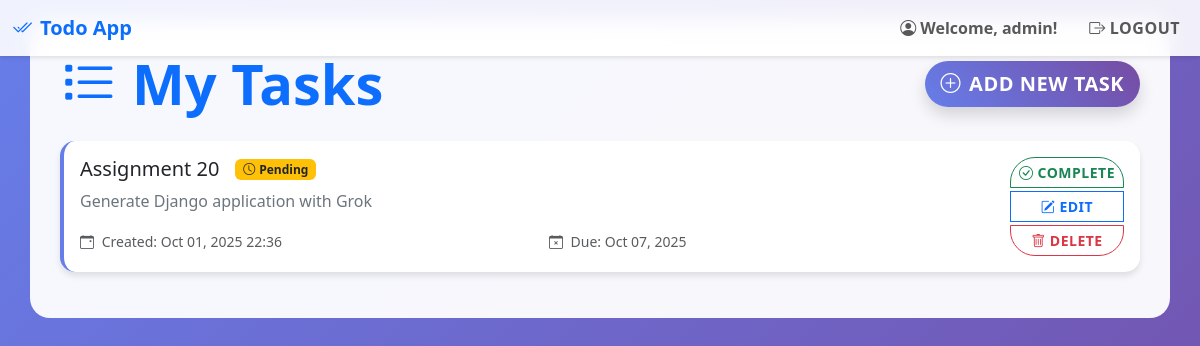
The app's page / (signed in), older data.
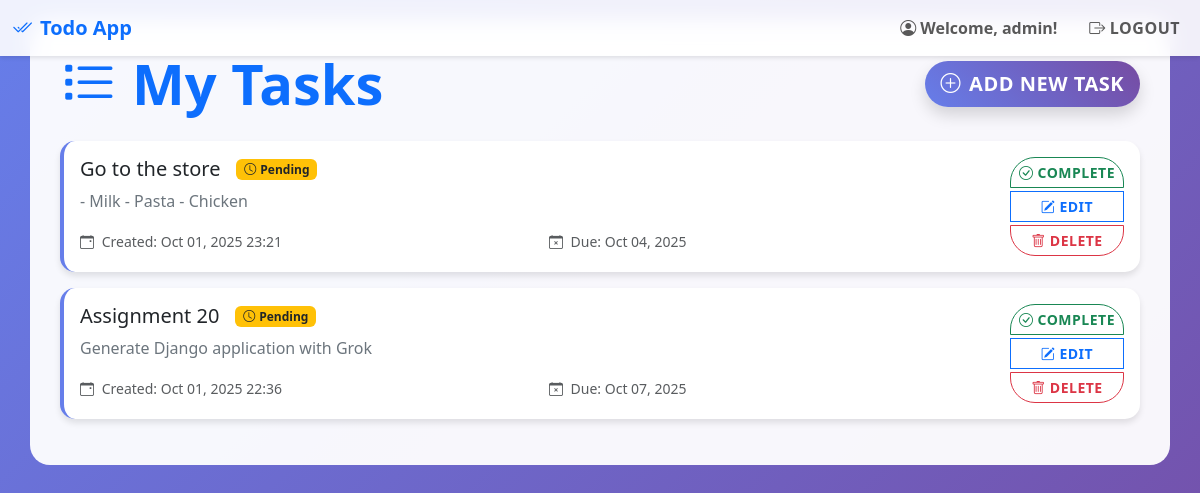
The same page, newer data.
### todo_app/models.py (models this page shows, shortened)
class Task(models.Model):
    user = models.ForeignKey(User, on_delete=models.CASCADE)
    title = models.CharField(max_length=200)
    description = models.TextField(blank=True)
    created_at = models.DateTimeField(auto_now_add=True)
    due_date = models.DateField(null=True, blank=True)
    completed = models.BooleanField(default=False)

### todo_app/views.py (the view)
# urls.py: path('', views.task_list, name='task_list'),
@login_required
def task_list(request):
    tasks = Task.objects.filter(user=request.user).order_by('-created_at')
    return render(request, 'todo_app/task_list.html', {'tasks': tasks})

### todo_app/templates/todo_app/task_list.html (shortened to what this page needs)
{% extends 'todo_app/base.html' %}
{% block content %}
<div class="row">
    <div class="col-12">
        <div class="d-flex justify-content-between align-items-center mb-4">
            <h1 class="display-4 fw-bold text-primary mb-0"><i class="bi bi-list-task me-3"></i>My Tasks</h1>
            <a href="{% url 'add_task' %}" class="btn btn-primary btn-lg shadow">
                <i class="bi bi-plus-circle me-2"></i>Add New Task
            </a>
        </div>
        {% if tasks %}
            <div class="row">
                {% for task in tasks %}
                    <div class="col-12 mb-3">
                        <div class="card {% if task.completed %}task-complete{% else %}task-incomplete{% load %} {% if task.due_date and task.due_date|date:"U" < now|date:"U" and not task.completed %}overdue{% endif %}{% endif %}">
                            <div class="card-body d-flex justify-content-between align-items-start">
                                <div class="flex-grow-1">
                                    <div class="d-flex align-items-center mb-2">
                                        <h5 class="card-title me-3 mb-0">
                                            {% if task.completed %}
                                                <del class="text-muted">{{ task.title }}</del>
                                            {% else %}
                                                {{ task.title }}
                                            {% endif %}
                                        </h5>
                                        {% if task.completed %}
                                            <span class="badge bg-success"><i class="bi bi-check-circle me-1"></i>Completed</span>
                                        {% else %}
                                            <span class="badge bg-warning text-dark"><i class="bi bi-clock me-1"></i>Pending</span>
                                        {% endif %}
                                    </div>
                                    {% if task.description %}
                                        <p class="card-text text-secondary">{{ task.description }}</p>
                                    {% endif %}
                                    <div class="row text-small">
                                        <div class="col-md-6">
                                            <small class="text-muted">
                                                <i class="bi bi-calendar-event me-1"></i>
                                                Created: {{ task.created_at|date:"M d, Y H:i" }}
                                            </small>
                                        </div>
                                        <div class="col-md-6">
                                            {% if task.due_date %}
                                                <small class="{% if task.due_date|date:"U" < now|date:"U" and not task.completed %}text-danger{% else %}text-muted{% endif %}">
                                                    <i class="bi bi-calendar-x me-1"></i>
                                                    Due: {{ task.due_date|date:"M d, Y" }}
                                                </small>
                                            {% endif %}
                                        </div>
                                    </div>
                                </div>
                                <div class="ms-3">
                                    <div class="btn-group-vertical" role="group">
                                        <a href="{% url 'toggle_complete' task.pk %}"
                                           class="btn btn-sm {% if task.completed %}btn-outline-secondary{% else %}btn-outline-success{% endif %} mb-1"
                                           title="{% if task.completed %}Mark Incomplete{% else %}Mark Complete{% endif %}">
                                            <i class="bi bi-{% if task.completed %}x-circle{% else %}check-circle{% endif %}"></i>
                                            {% if task.completed %}Incomplete{% else %}Complete{% endif %}
                                        </a>
                                        <a href="{% url 'edit_task' task.pk %}" class="btn btn-sm btn-outline-primary mb-1" title="Edit Task">
                                            <i class="bi bi-pencil-square"></i> Edit
                                        </a>
                                        <a href="{% url 'delete_task' task.pk %}" class="btn btn-sm btn-outline-danger" title="Delete Task">
                                            <i class="bi bi-trash"></i> Delete
                                        </a>
                                    </div>
                                </div>
                            </div>
                        </div>
                    </div>
                {% endfor %}
            </div>
        {% endif %}
    </div>
</div>
{% endblock %}

### todo_app/templates/todo_app/base.html (shortened to what this page needs)
<!DOCTYPE html>
<html lang="en">
<head>
    <link href="https://cdn.jsdelivr.net/npm/bootstrap@5.3.0/dist/css/bootstrap.min.css" rel="stylesheet">
    <link href="https://cdn.jsdelivr.net/npm/bootstrap-icons@1.10.0/font/bootstrap-icons.css" rel="stylesheet">
</head>
<body class="bg-light">
    <nav class="navbar navbar-expand-lg navbar-light fixed-top">
        <div class="container-fluid">
            <a class="navbar-brand fw-bold text-primary" href="{% url 'task_list' %}">
                <i class="bi bi-check2-all me-2"></i>Todo App
            </a>
            <div class="collapse navbar-collapse" id="navbarNav">
                <ul class="navbar-nav ms-auto">
                    {% if user.is_authenticated %}
                        <li class="nav-item">
                            <span class="nav-link fw-semibold"><i class="bi bi-person-circle me-1"></i>Welcome, {{ user.username }}!</span>
                        </li>
                        <li class="nav-item">
                            <form method="post" action="{% url 'logout' %}" class="d-inline">
                                <button type="submit" class="btn btn-outline-danger nav-link ms-3">
                                    <i class="bi bi-box-arrow-right me-1"></i>Logout
                                </button>
                            </form>
                        </li>
                    {% endif %}
                </ul>
            </div>
        </div>
    </nav>
    <div class="container main-container fade-in">
        {% block content %}{% endblock %}
    </div>
</body>
</html>

### todo_app/templates/todo_app/base.html (style rules this page uses)
body { background: linear-gradient(135deg, #667eea 0%, #764ba2 100%); min-height: 100vh; font-family: 'Segoe UI', Tahoma, Geneva, Verdana, sans-serif; }
.navbar { background: rgba(255,255,255,0.9) !important; backdrop-filter: blur(10px); box-shadow: 0 2px 4px rgba(0,0,0,.1); }
.card { border: none; border-radius: 15px; box-shadow: 0 4px 6px rgba(0,0,0,.1); transition: all 0.3s ease; }
.btn { border-radius: 25px; font-weight: 600; text-transform: uppercase; letter-spacing: 0.5px; }
.btn-primary { background: linear-gradient(45deg, #667eea, #764ba2); border: none; }
.task-incomplete { border-left: 4px solid #667eea; }
.fade-in { animation: fadeIn 0.5s ease-in; }
.main-container { background: rgba(255,255,255,0.95); border-radius: 20px; padding: 30px; margin-top: 20px; margin-bottom: 20px; }

Row changes from the older to the newer data that the page shows:
added Task: title "Go to the store", completed False (drawn), description "- Milk - Pasta - Chicken", created_at "Oct 01, 2025 23:21", due_date "Oct 04, 2025"
